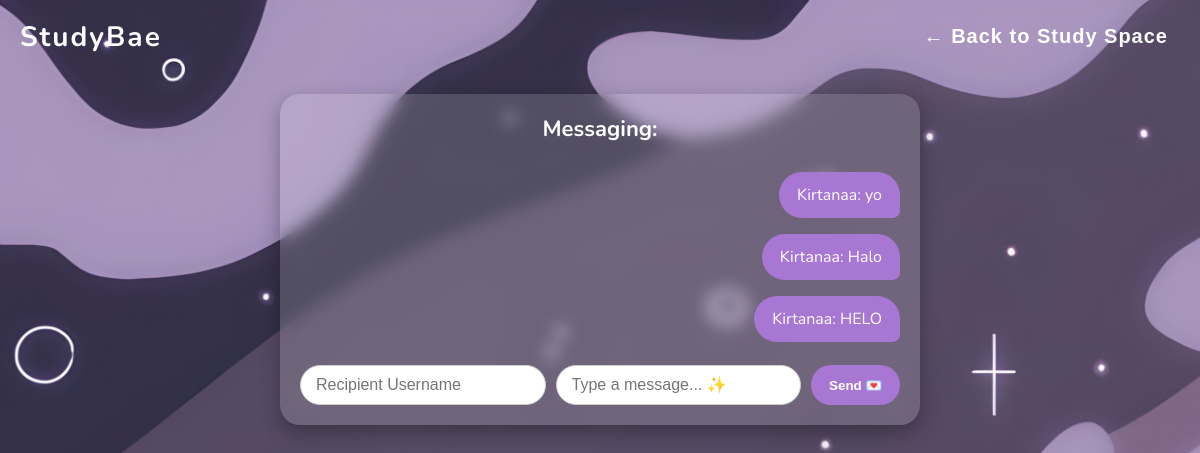
Page /message (signed in) on the earlier database version.
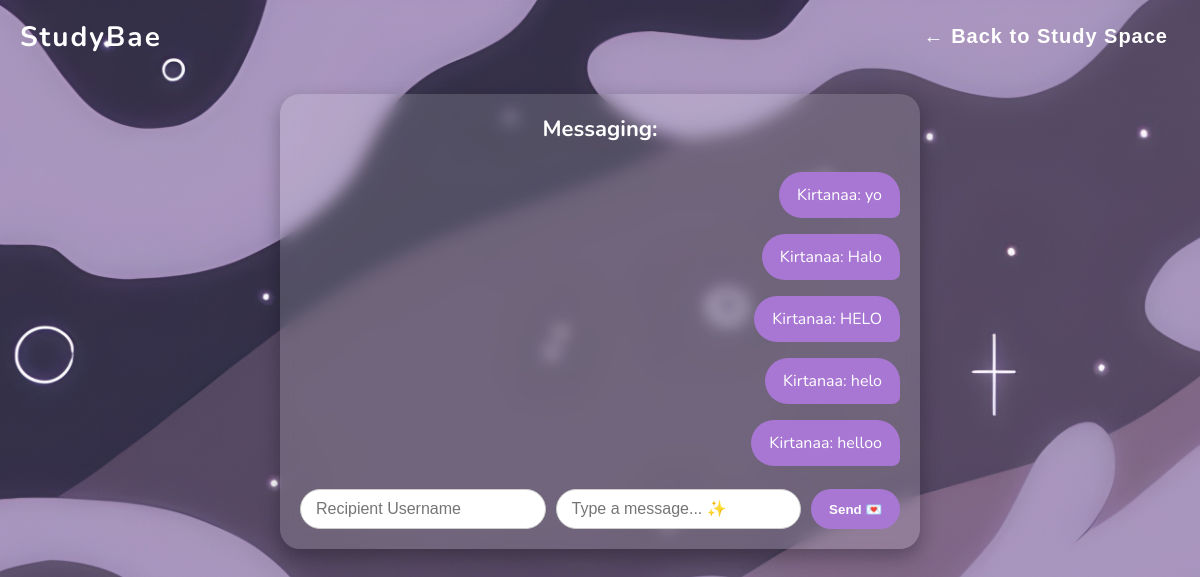
Same page on the later database version.
### app.py (models this page shows)
class Message(db.Model):
    id = db.Column(db.Integer, primary_key=True)
    sender = db.Column(db.String(50), nullable=False)
    recipient = db.Column(db.String(50), nullable=False)
    content = db.Column(db.Text, nullable=False)
    timestamp = db.Column(db.DateTime, default=datetime.utcnow)

### app.py (the view)
@app.route("/message")
def message():
    username = session.get("username")
    recipient = request.args.get("recipient", "")
    messages = Message.query.filter(
        (Message.sender == username) | (Message.recipient == username)
    ).order_by(Message.timestamp).all()
    return render_template("message.html", username=username, messages=messages, recipient=recipient)

### templates/message.html (shortened to what this page needs)
<!DOCTYPE html>
<html>
<head>
    <link rel="stylesheet" href="{{ url_for('static', filename='Style.css') }}">
</head>
<body>
    <nav class="navbar">
        <div class="logo">
            <span>Study</span><span>B</span><span>a</span><span>e</span>
        </div>
        <ul class="nav-links">
            <li><a href="{{ url_for('study_space') }}">← Back to Study Space</a></li>
        </ul>
    </nav>
    <div class="chat-container">
        <div class="chat-header">
            Messaging:
        </div>
        <ul id="messages">
            {% for msg in messages %}
                <li class="{% if msg.sender == username %}sender{% else %}recipient{% endif %}">
                    <span class="chat-username" onclick="replyTo('{{ msg.sender }}')">{{ msg.sender }}</span>: {{ msg.content }}
                </li>
            {% endfor %}
        </ul>
        <div class="chat-input">
            <input type="text" id="recipient" placeholder="Recipient Username" value="{{ recipient }}">
            <input type="text" id="message" placeholder="Type a message... ✨">
            <button onclick="sendMessage()">Send 💌</button>
        </div>
    </div>
</body>
</html>

Differences in the rows shown:
added Message: sender "Kirtanaa", content "helo"
added Message: sender "Kirtanaa", content "helloo"
